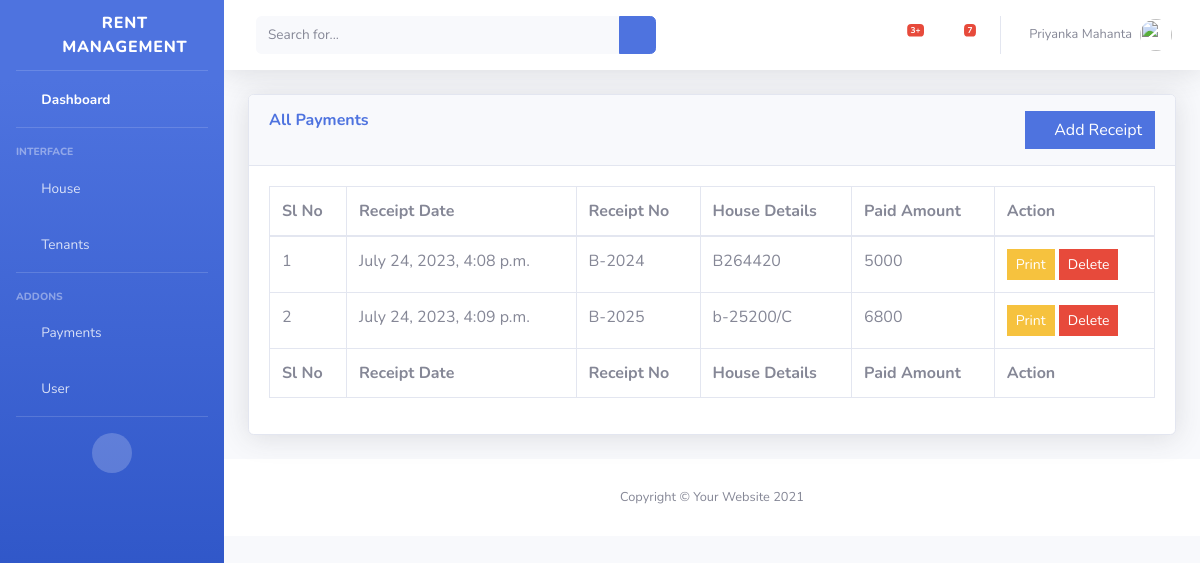
The app's page /manage_payments/ with its own data.
### rent_management/models.py (models this page shows, shortened)
class Payment(models.Model):
    receipt_no = models.CharField(max_length=20, default='')
    house_details = models.ForeignKey(House, on_delete=models.CASCADE)
    paid_amount = models.IntegerField(default=0)
    paid_date = models.DateTimeField(auto_now_add=True)

class House(models.Model):
    number = models.CharField(max_length=20)
    name = models.CharField(max_length=20, default='')
    type = models.ForeignKey(HouseType, on_delete=models.CASCADE)
    address = models.TextField(default='')
    rent = models.CharField(max_length=20, default=0)
    created_on = models.DateTimeField(auto_now_add=True)
    def __str__(self):
        return self.number

### rent_management/views/manage_payments.py (the view, shortened to what this page needs)
# urls.py: path("manage_payments/", views.manage_payments, name="manage_payments"),
def manage_payments(request):
    house_list = House.objects.all()
    payment_list = Payment.objects.all()
    context = {
        'houses': house_list,
        'payments': payment_list,
    }
    return render(request, "rent/payments/manage_payments.html", context)

### rent_management/templates/rent/payments/manage_payments.html (shortened to what this page needs)
{% extends "rent/base/base.html" %}
{% block content %}
<div class="container-fluid">
    <div class="card shadow mb-4">
        <div class="card-header py-3">
            <div class="row">
                <div class="col-lg-8">
                    <h6 class="m-0 font-weight-bold text-primary">All Payments</h6>
                </div>
                <div class="col-lg-4 text-right">
                    <button type="button" class="btn btn-primary rounded-0" data-toggle="modal"
                            data-target="#exampleModal">
                        <i class="fa fa-plus" aria-hidden="true"></i> Add Receipt
                    </button>
                </div>
            </div>
        </div>
        <div class="card-body">
            <div class="table-responsive">
                <table class="table table-bordered" id="dataTable" width="100%" cellspacing="0">
                    <thead>
                    <tr>
                        <th>Sl No</th>
                        <th>Receipt Date</th>
                        <th>Receipt No</th>
                        <th>House Details</th>
                        <th>Paid Amount</th>
                        <th>Action</th>
                    </tr>
                    </thead>
                    <tfoot>
                    <tr>
                        <th>Sl No</th>
                        <th>Receipt Date</th>
                        <th>Receipt No</th>
                        <th>House Details</th>
                        <th>Paid Amount</th>
                        <th>Action</th>
                    </tr>
                    </tfoot>
                    <tbody>
                    {% if not payments %}
                    <tr>
                        <td colspan="3" class="text-center">No Data Available!</td>
                    </tr>
                    {% else %}
                    {% for i in payments %}
                    <tr>
                        <td>{{ forloop.counter }}</td>
                        <td>{{ i.paid_date }}</td>
                        <td>{{i.receipt_no}}</td>
                        <td>{{i.house_details}}</td>
                        <td>{{i.paid_amount}}</td>
                        <td>
                            <button class="btn btn-sm btn-warning rounded-0" data-toggle="modal"
                                    data-target="#infoModal{{i.id}}">Print
                            </button>
                            <a href="/manage_payments/delete/{{i.id}}" class="btn btn-sm btn-danger rounded-0" >
                                Delete
                            </a>
                        </td>
                    </tr>
                    {% endfor %}
                    {% endif %}
                    </tbody>
                </table>
            </div>
        </div>
    </div>
</div>
{% endblock %}

### records on screen
Payment: paid_date "July 24, 2023, 4:08 p.m.", receipt_no "B-2024", house_details "B264420", paid_amount "5000"
Payment: paid_date "July 24, 2023, 4:09 p.m.", receipt_no "B-2025", house_details "b-25200/C", paid_amount "6800"
